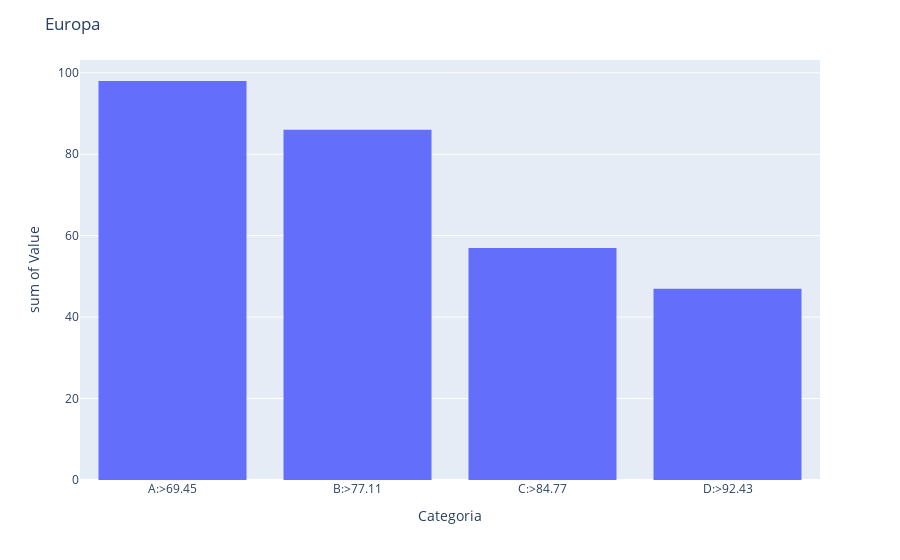

Notebook source saved alongside this figure:
### Code cell
fig= px.histogram(inf_eur3, x= 'Categoria', y='Value').update_xaxes(categoryorder = 'trace')
fig.update_layout(title='Europa')
fig.show()

### Figure 1 — Plotly figure (JSON) as saved in the notebook; plotly's stock layout.template omitted (floating-point values rounded to 4 significant figures)
{"data": [{"alignmentgroup": "True", "bingroup": "x", "histfunc": "sum", "hovertemplate": "Categoria=%{x}<br>sum of Value=%{y}<extra></extra>", "legendgroup": "", "marker": {"color": "#636efa", "pattern": {"shape": ""}}, "name": "", "offsetgroup": "", "orientation": "v", "showlegend": false, "type": "histogram", "x": ["A:>69.45", "B:>77.11", "C:>84.77", "D:>92.43"], "xaxis": "x", "y": [98, 86, 57, 47], "yaxis": "y"}], "layout": {"barmode": "relative", "legend": {"tracegroupgap": 0}, "margin": {"t": 60}, "title": {"text": "Europa"}, "xaxis": {"anchor": "y", "categoryorder": "trace", "domain": [0, 1], "title": {"text": "Categoria"}}, "yaxis": {"anchor": "x", "domain": [0, 1], "title": {"text": "sum of Value"}}}}
